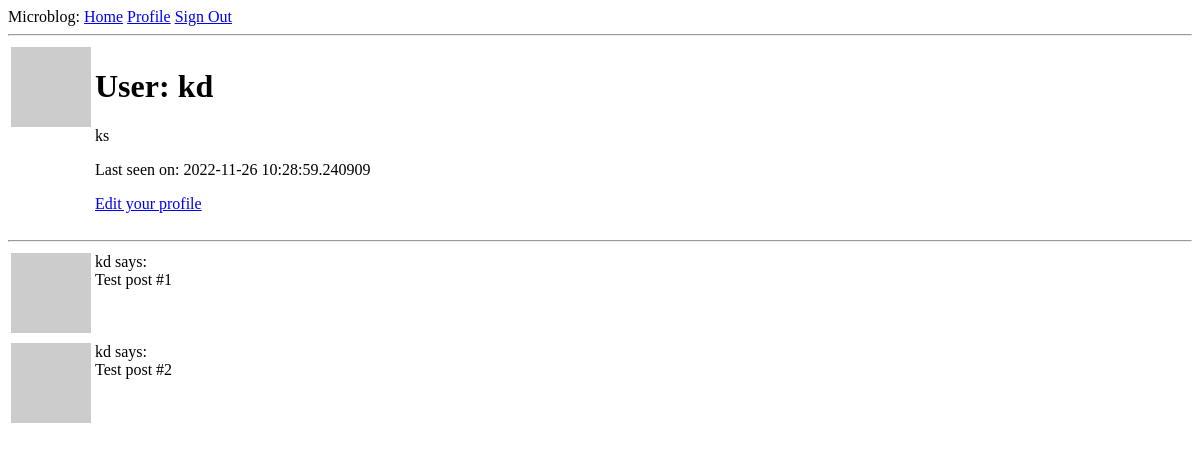
Before: /user/kd (signed in) with the older database file.
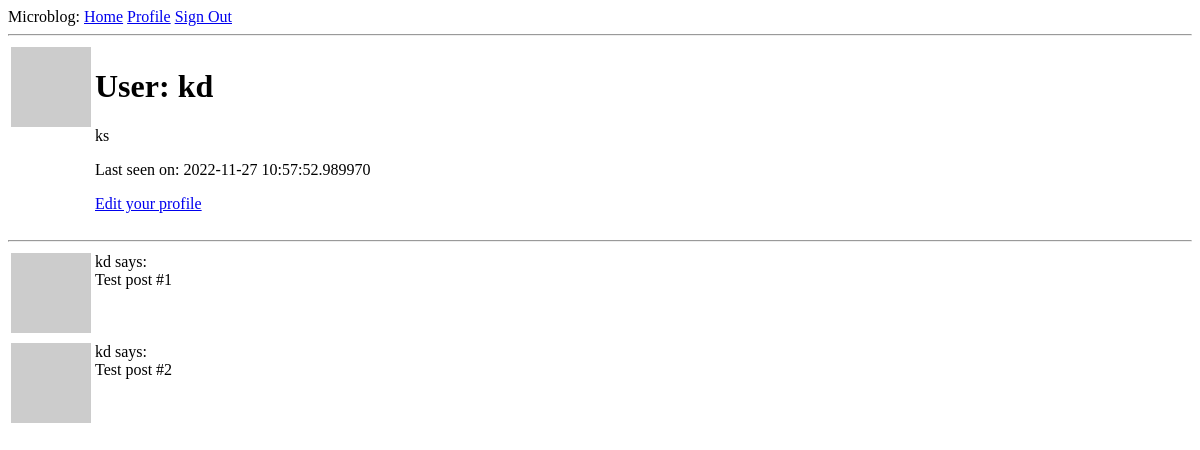
After: the same page with the newer database file.
### app/models.py (models this page shows, shortened)
class User(UserMixin, db.Model):
    id = db.Column(db.Integer, primary_key=True)
    username = db.Column(db.String(64), index=True, unique=True)
    email = db.Column(db.String(120), index=True, unique=True)
    password_hash = db.Column(db.String(128))
    about_me = db.Column(db.String(140))
    last_seen = db.Column(db.DateTime, default=datetime.utcnow)
    posts = db.relationship("Post", backref='author', lazy='dynamic')
    def avatar(self, size):
        digest = md5(self.email.lower().encode('utf-8')).hexdigest()
        return "https://www.gravatar.com///avatar/{}?d=identicon&s={}".format(digest, size)

### app/routes.py (the view)
@app.route("/user/<username>")
@login_required
def user(username):
    user = User.query.filter_by(username=username).first_or_404()
    posts = [
        {"author": user, "body": "Test post #1"},
        {"author": user, "body": "Test post #2"}
    ]
    return render_template("user.html", user=user, posts=posts)

### app/models.py (called while the page is built)
@login.user_loader
def load_user(id):
    return User.query.get(int(id))

### app/routes.py (called while the page is built)
@app.before_request
def before_request():
    if current_user.is_authenticated:
        current_user.last_seen = datetime.utcnow()
        db.session.commit()

### app/templates/user.html
{% extends "base.html" %}
{% block content %}
<table>
    <tr valign="top">
        <td><img src="{{ user.avatar(128) }}" alt=""></td>
        <td>
            <h1>User: {{ user.username }}</h1>
            {% if user.about_me %}
            <p>{{ user.about_me }}</p>
            {% endif %}
            {% if user.last_seen %}
            <p>Last seen on: {{ user.last_seen }}</p>
            {% endif %}
            {% if user == current_user %}
            <p><a href="{{ url_for('edit_profile') }}">Edit your profile</a></p>
            {% endif %}
        </td>
    </tr>
</table>
<hr>
{% for post in posts %}
{% include "_post.html" %}
{% endfor %}
{% endblock %}

### app/templates/base.html (shortened to what this page needs)
<!DOCTYPE html>
<html lang="en">
<head>
</head>
<body>
    <div>
        Microblog:
        <a href="{{ url_for('index') }}">Home</a>
        {% if current_user.is_anonymous %}
        <a href="{{ url_for('login') }}">Sign In</a>
        {% else %}
        <a href="{{ url_for('user', username=current_user.username) }}">Profile</a>
        <a href="{{ url_for('logout') }}">Sign Out</a>
        {% endif %}
    </div>
    <hr>
    {% block content %} {% endblock %}
</body>
</html>

### app/templates/_post.html
<table>
    <tr valign="top">
        <td><img src="{{ post.author.avatar(30) }}" alt=""></td>
        <td>{{ post.author.username }} says: <br>{{ post.body }}</td>
    </tr>
</table>

Changed rows visible on the page:
changed User "kd": last_seen "2022-11-26 10:28:59.240909" → "2022-11-27 10:57:52.989970"
